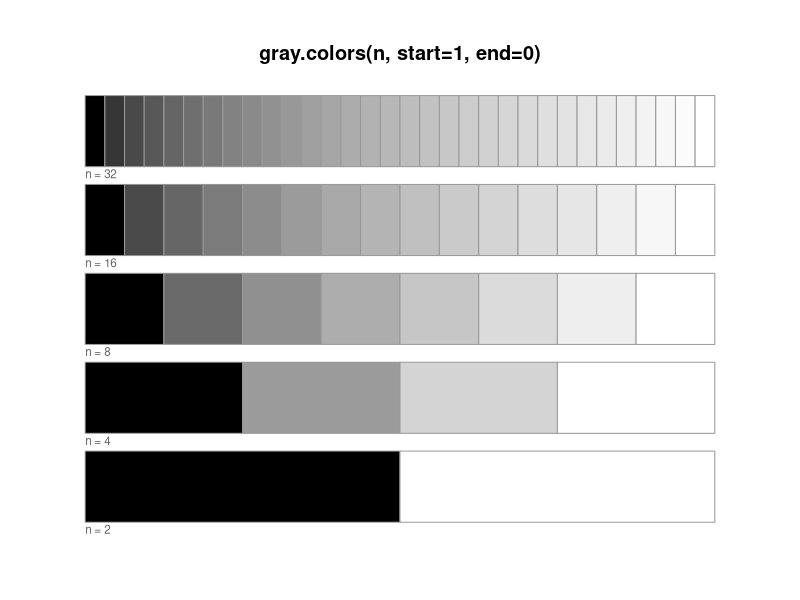
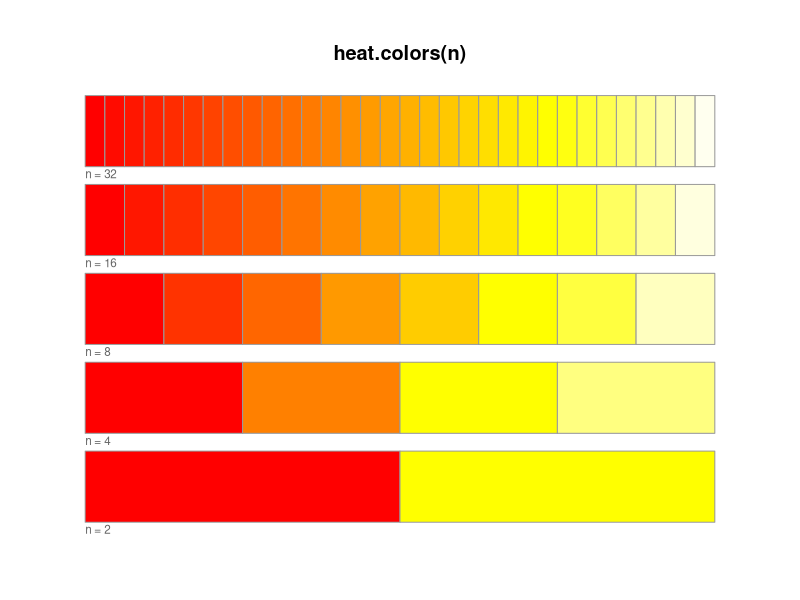
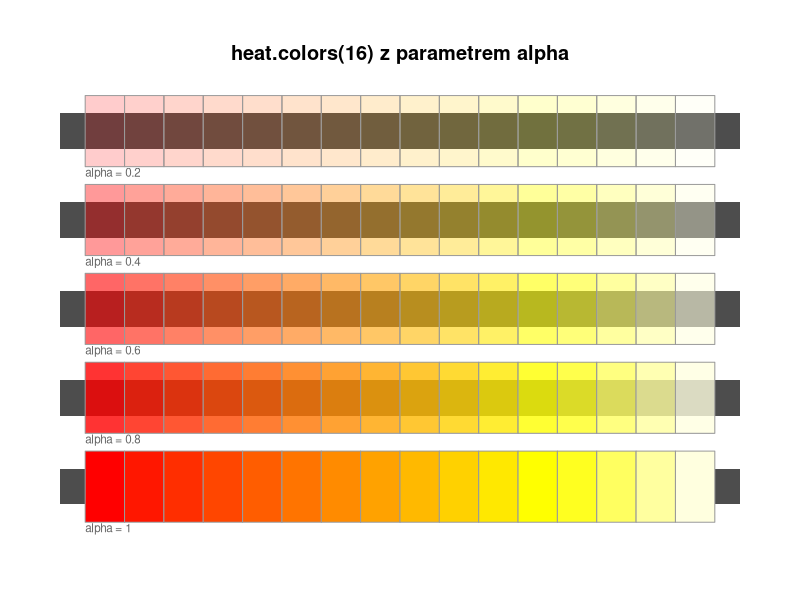
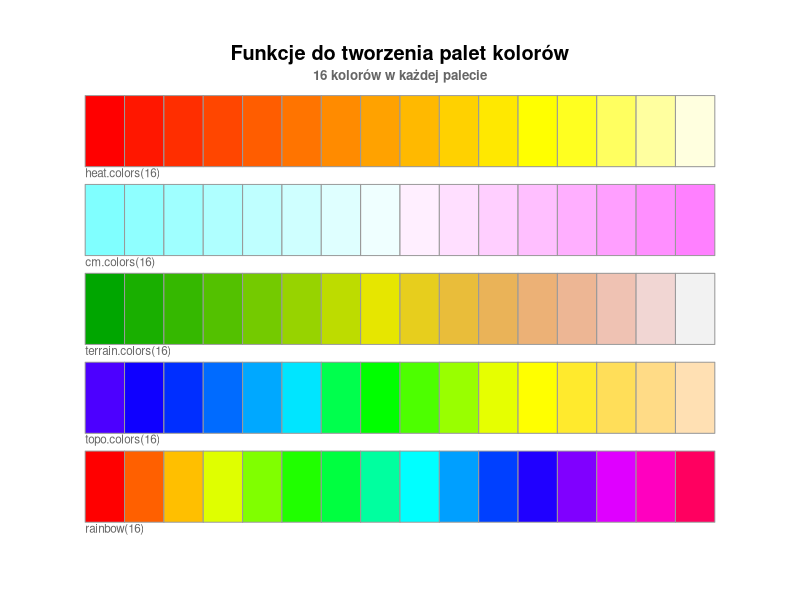
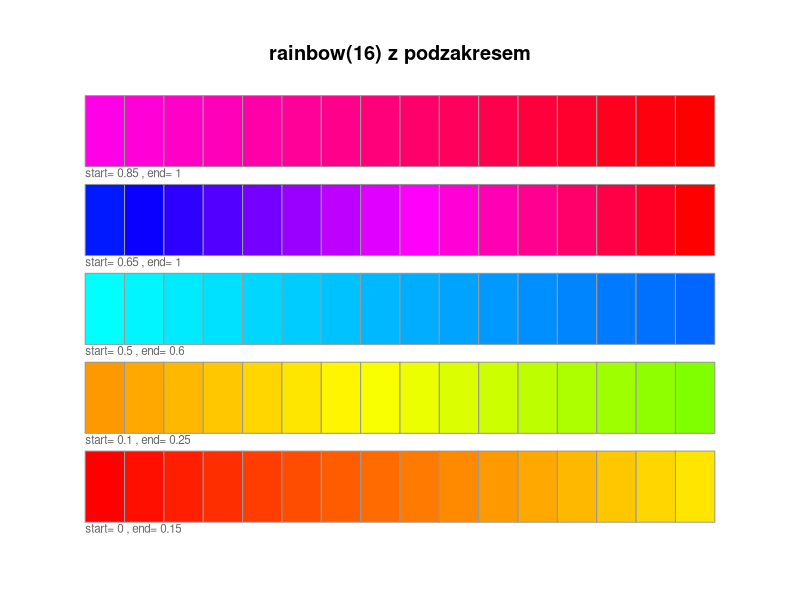
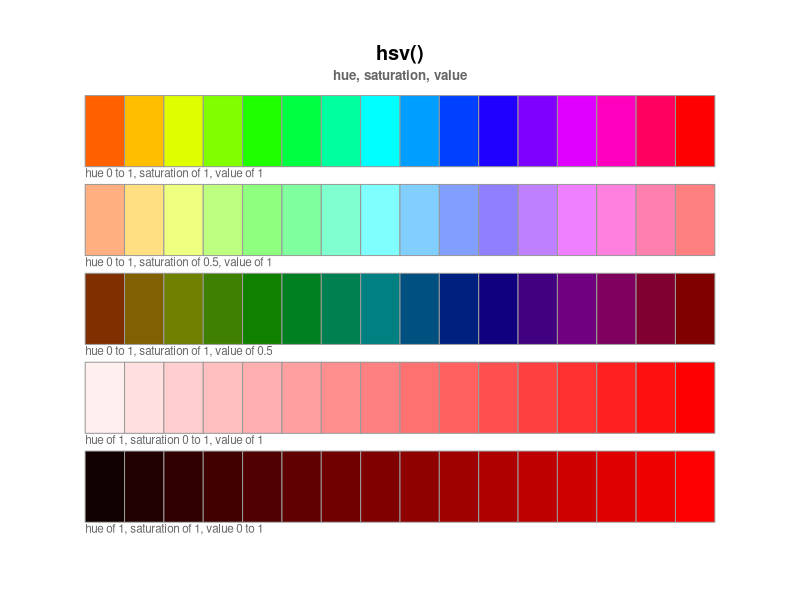
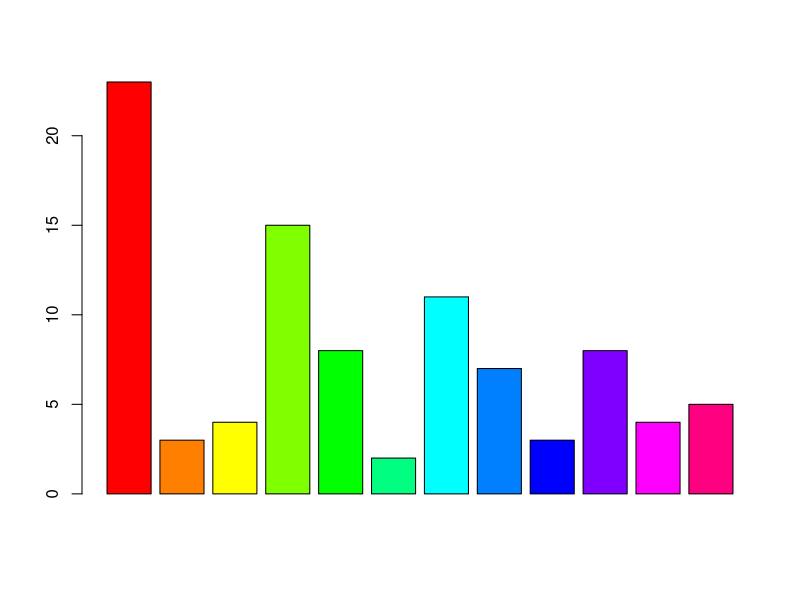
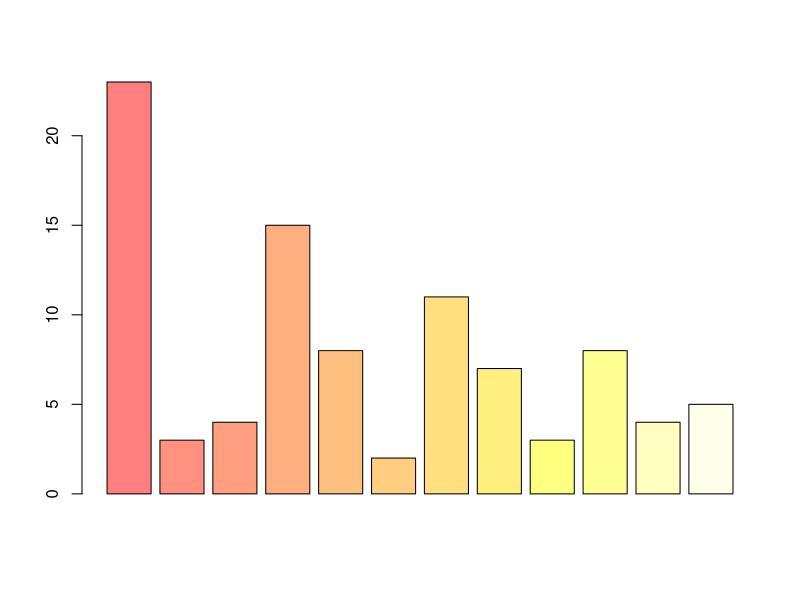

The R source for these figures, in order:
## ---- chunk 1
old_par <- par(no.readonly = TRUE)	# save current graphical parameters
par(mar=c(3, 3, 3, 3))				# set margins to three lines
	
									# arguments for plot described in plot(), 
									# plot.default(), and par()
plot(0,0, type="n", xlim=c(0,32), ylim=c(1,6), xlab=NA, ylab=NA, axes=FALSE, bty="n")
title(main="gray.colors(n, start=1, end=0)", line=0)
for (i in 1:5) {					# loop through five versions of the vector
	div <- 2^i						# number of divisions in this palette
	col_vec <- gray.colors(div, start=0, end=1)
	for(k in 1:div) {
		x_left <- (32/div)*(k-1)
		x_right <- (32/div)*(k)
		y_bottom <- i
		y_top <- i+0.8
		rect(x_left, y_bottom, x_right, y_top, col=col_vec[k],  border="gray60")
	}
	text(0, i-0.08, paste("n =", div), col="gray40", adj=0, cex=0.7)
} 
par(old_par)
## ---- chunk 2
old_par <- par(no.readonly = TRUE)	# save current graphical parameters
par(mar=c(3, 3, 3, 3))				# set margins to three lines
	
									# arguments for plot described in plot(), 
									# plot.default(), and par()
plot(0,0, type="n", xlim=c(0,32), ylim=c(1,6), xlab=NA, ylab=NA, axes=FALSE, bty="n")
title(main="heat.colors(n)", line=0)
for (i in 1:5) {					# loop through five versions of the color vector
	div <- 2^i						# number of divisions in this palette
	col_vec <- heat.colors(div)
	for(k in 1:div) {
		x_left <- (32/div)*(k-1)
		x_right <- (32/div)*(k)
		y_bottom <- i
		y_top <- i+0.8
		rect(x_left, y_bottom, x_right, y_top, col=col_vec[k],  border="gray60")
	}
	text(0, i-0.08, paste("n =", div), col="gray40", adj=0, cex=0.7)
} 
par(old_par)
## ---- chunk 3
old_par <- par(no.readonly = TRUE)	# save current graphical parameters
par(mar=c(3, 3, 3, 3))				# set margins to three lines
	
									# arguments described in plot(), plot.default(), par()
plot(0,0, type="n", xlim=c(0,16), ylim=c(1,6), xlab=NA, ylab=NA, axes=FALSE, bty="n")
title(main="heat.colors(16) z parametrem alpha", line=0)
alpha_vector <- c(1.0, 0.8, 0.6, 0.4, 0.2)
for (i in 1:5) {					# make five versions of the color vector
	col_vec <- heat.colors(16, alpha=alpha_vector[i])
	
	rect(-1, i+0.2, 17, i+0.6, col="gray30", border=NA) 
	
	for(k in 1:16) {
		x_left <- k-1
		x_right <- k
		y_bottom <- i
		y_top <- i+0.8
		rect(x_left, y_bottom, x_right, y_top, col=col_vec[k],  border="gray60")
	}
	info_text <- paste("alpha =", alpha_vector[i])
	text(0, i-0.08, info_text, col="gray40", adj=0, cex=0.7)
} 
par(old_par)
## ---- chunk 4
old_par <- par(no.readonly = TRUE)	# save current graphical parameters
par(xaxt="n", yaxt="n")				# do not draw axes
par(mar=c(3, 3, 3, 3))				# set margins
									# arguments described in plot(), plot.default(), par()
plot(0,0, type="n", xlim=c(0,16), ylim=c(1,6), xlab=NA, ylab=NA, axes=FALSE, bty="n")
title(main="Funkcje do tworzenia palet kolorów", line=0)
title(main=list("16 kolorów w każdej palecie", col="gray40", cex=0.8), line=-1)
color_vector <- c("rainbow(16)", "topo.colors(16)", "terrain.colors(16)", "cm.colors(16)", "heat.colors(16)")
for (i in 1:5) {					# make five versions of the vector of colors
	col_vec <- eval(parse(text=color_vector[i]))  # evaluates string as function
	for(k in 1:16) {
		x_left <- k-1
		x_right <- k
		y_bottom <- i
		y_top <- i+0.8
		rect(x_left, y_bottom, x_right, y_top, col=col_vec[k], border="gray60")
	}
	text(0, i-0.08, color_vector[i], col="gray40", adj=0, cex=0.7)
} 
par(old_par)
## ---- chunk 5
old_par <- par(no.readonly = TRUE)	# save current graphical parameters
par(xaxt="n", yaxt="n")				# do not draw axes
par(mar=c(3, 3, 3, 3))				# set margins
	
plot(c(0,16), c(1,6), type="n", xaxp=c(0,16,1), yaxp=c(1,6,1), xlab=NA, ylab=NA, bty="n")
title(main="rainbow(16) z podzakresem", line=0)
									# vectors of five pairs of start/end values
start_vector <- c(0, 0.10, 0.5, 0.65, 0.85)
end_vector <- c(0.15, 0.25, 0.6, 1, 1)
for (i in 1:5) {					# make five versions of the subrange
	col_vec <- rainbow(16, start=start_vector[i], end=end_vector[i])
	for(k in 1:16) {
		x_left <- k-1
		x_right <- k
		y_bottom <- i
		y_top <- i+0.8
		rect(x_left, y_bottom, x_right, y_top, col=col_vec[k],  border="gray60")
	}
	text(0, i-0.08, paste("start=", start_vector[i], ", end=", end_vector[i]), 
	    col="gray40", adj=0, cex=0.7)
} 
par(old_par)
## ---- chunk 6
old_par <- par(no.readonly = TRUE)	# save current graphical parameters
par(xaxt="n", yaxt="n")				# do not draw axes
par(mar=c(3, 3, 3, 3))				# set margins
	
plot(c(0,16), c(1,6), type="n", xaxp=c(0,16,1), yaxp=c(1,6,1), xlab=NA, ylab=NA, bty="n")
title(main="hsv()", line=0)
title(main=list("hue, saturation, value", col="gray40", cex=0.8), line=-1)
colors5 <- "hsv(h=k/16, s=1, v=1)"
info5 <- "hue 0 to 1, saturation of 1, value of 1"
colors4 <- "hsv(h=k/16, s=0.5, v=1)"
info4 <- "hue 0 to 1, saturation of 0.5, value of 1"
colors3 <- "hsv(h=k/16, s=1, v=0.5)"
info3 <- "hue 0 to 1, saturation of 1, value of 0.5"
colors2 <- "hsv(h=1, s=k/16, v=1)"
info2 <- "hue of 1, saturation 0 to 1, value of 1"
colors1 <- "hsv(h=1, s=1, v=k/16)"
info1 <- "hue of 1, saturation of 1, value 0 to 1"
colors <- list(colors1, colors2, colors3, colors4, colors5)
info <- list(info1, info2, info3, info4, info5)
for (i in 1:5) {					# make five different versions
	col_vec <- parse(text=colors[i])
	for(k in 1:16) {
		color <- eval(col_vec)		# interpret string as a function
		x_left <- k-1
		x_right <- k
		y_bottom <- i
		y_top <- i+0.8
		rect(x_left, y_bottom, x_right, y_top, col=color, border="gray60")
	}
	text(0, i-0.08, info[i], col="gray40", adj=0, cex=0.7)
} 
par(old_par)
## ---- chunk 7
a<- c(23,3,4,15,8,2,11,7,3,8,4,5)
barplot(a, col=rainbow(length(a)))
## ---- chunk 8
a<- c(23,3,4,15,8,2,11,7,3,8,4,5)
barplot(a, col=heat.colors(length(a), alpha=0.5))
## ---- chunk 9
a<- c(23,3,4,15,8,2,11,7,3,8,4,5)
barplot(a, col=gray.colors(length(a), start=0.5, end=0.9))
## ---- chunk 10
a<- c(23,3,4,15,8,2,11,7,3,8,4,5)
barplot(a,col = topo.colors(length(a)))
